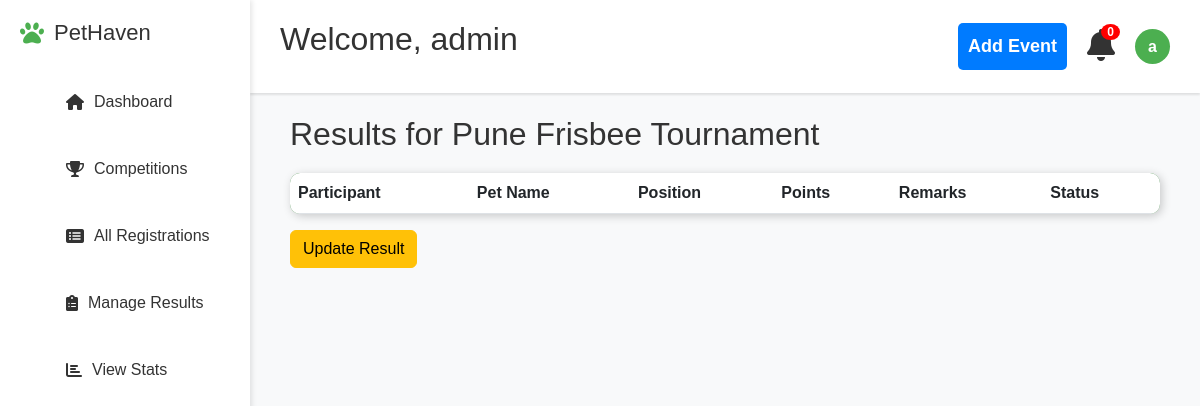
The page /event/6/results (signed in) on the database its author committed.
### models.py (models this page shows)
class User(db.Model, UserMixin):
    id = db.Column(db.Integer, primary_key=True)
    username = db.Column(db.String(100), unique=True, nullable=False)
    email = db.Column(db.String(120), unique=True, nullable=False)
    password = db.Column(db.String(60), nullable=False)
    is_admin = db.Column(db.Boolean, default=False)

class Event(db.Model):
    id = db.Column(db.Integer, primary_key=True)
    title = db.Column(db.String(200), nullable=False)
    description = db.Column(db.Text, nullable=False)
    date = db.Column(db.String(50), nullable=False)
    location=db.Column(db.String(250),nullable=False)
    prizes=db.Column(db.String(200),nullable=False)
    eligibility=db.Column(db.String(250),nullable=False)
    fee = db.Column(db.Float, default=500)
    image_filename = db.Column(db.String(200), nullable=False, default="default.jpg")

### app.py (the view)
@app.route('/event/<int:event_id>/results')
@login_required
def view_results(event_id):
    if not current_user.is_admin:
        flash("Access denied.", "danger")
        return redirect(url_for('home'))
    event = Event.query.get_or_404(event_id)
    results = Result.query.join(Registration).filter(Registration.event_id == event_id).all()
    return render_template('view_results.html', event=event, results=results)

### app.py (called while the page is built)
@login_manager.user_loader
def load_user(user_id):
    return db.session.get(User, int(user_id))

### templates/view_results.html (shortened to what this page needs)
{% extends "base.html" %}
{% block content %}
<h2>Results for {{ event.title }}</h2>
<table class="table">
    <thead>
        <tr>
            <th>Participant</th>
            <th>Pet Name</th>
            <th>Position</th>
            <th>Points</th>
            <th>Remarks</th>
            <th>Status</th>
        </tr>
    </thead>
</table>
<a href="{{ url_for('update_result', event_id=event.id) }}" class="btn btn-warning">Update Result</a>
{% endblock %}

### templates/base.html (shortened to what this page needs)
<!DOCTYPE html>
<html lang="en">
<head>
    <link rel="stylesheet" href="https://cdnjs.cloudflare.com/ajax/libs/font-awesome/6.0.0/css/all.min.css">
    <link href="https://cdn.jsdelivr.net/npm/bootstrap@5.3.0/dist/css/bootstrap.min.css" rel="stylesheet">
    <link rel="stylesheet" href="{{ url_for('static', filename='css/style.css') }}">
</head>
<body>
    {% if current_user.is_authenticated %}
        <div class="navbar" id="navbar">
            <h2>Welcome, {{ current_user.username }}</h2>
            <div class="nav-right">
                {% if current_user.is_admin %}
                    <a href="{{ url_for('add_event') }}" class="add-event-btn"> Add  Event</a>
                    {% endif %}
                <div class="notification">
                    <i class="fas fa-bell fa-2x"></i>
                    <span class="badge">0</span>
                </div>
                <div class="profile-dropdown">
                    <div class="profile" onclick="toggleDropdown()">
                        <div class="profile-pic">{{ current_user.username[0] }}</div>
                    </div>
                </div>
            </div>
            </div>
            <div class="sidebar" id="sidebar">
                <div class="logo">
                    <i class="fas fa-paw"></i>
                    <h2>PetHaven</h2>
                </div>
                <ul class="nav-menu">
                    <li class="nav-item {% if request.endpoint == 'dashboard' %}active{% endif %}">
                        <a href="{{ url_for('dashboard') }}"><i class="fas fa-home"></i> Dashboard</a>
                    </li>
                    <li class="nav-item {% if request.endpoint == 'competitions' %}active{% endif %}">
                        <a href="{{ url_for('competitions') }}"><i class="fas fa-trophy"></i> Competitions</a>
                    </li>
                    <li class="nav-item {% if request.endpoint == 'registrations' %}active{% endif %}">
                        {% if current_user.is_admin %}
                            <a href="{{ url_for('all_registrations') }}"><i class="fas fa-list-alt"></i> All Registrations</a>
                        {% else %}
                            <a href="{{ url_for('registrations') }}"><i class="fas fa-calendar-check"></i> My Registrations</a>
                        {% endif %}
                    </li>
                    {% if current_user.is_admin %}
                    <li class="nav-item {% if request.endpoint == 'manage_results' %}active{% endif %}">
                        <a href="{{ url_for('manage_results') }}"><i class="fas fa-clipboard-list"></i> Manage Results</a>
                    </li>
                    {% endif %}
                    {% if current_user.is_admin %}
                    <li class="nav-item {% if request.endpoint == 'event_statistics' %}active{% endif %}">
                        <a href="{{ url_for('event_statistics') }}">
                            <i class="fas fa-chart-bar"></i> View Stats
                        </a>
                    </li>
                    {% endif %}
                </ul>
            </div>
    {% endif %}
    <div class="main-content">
        {% block content %}{% endblock %}
    </div>
</body>
</html>

### static/css/style.css (style rules this page uses)
body { font-family: 'Poppins', Arial, sans-serif; margin: 0px; padding: 0; margin-top: 75px; background-color: #f8f9fa; height: 100vh; color: #333; }
.sidebar { position: fixed; left: 0; top: 0; height: 100%; width: 250px; background: white; box-shadow: 2px 0 5px rgba(0,0,0,0.1); padding: 20px; z-index: 990; transform: translateX(0); transition: transform 0.3s ease-in-out; }
.logo { display: flex; align-items: center; gap: 10px; margin-bottom: 30px; }
.logo i { color: #4CAF50; font-size: 24px; }
.logo h2 { font-size: 22px; margin: 0; }
.nav-menu { list-style: none; }
.nav-item { margin: 15px 0; padding: 12px; border-radius: 8px; cursor: pointer; }
.nav-item a { text-decoration: none; color: inherit; display: flex; align-items: center; width: 100%; padding: 2px; background-color: none; }
.nav-item i { margin-right: 10px; }
.navbar { position: fixed; left: 250px; top: 0; width: calc(100% - 250px); display: flex; align-items: center; background: white; padding: 15px 30px; z-index: 100; box-shadow: 0 2px 2px rgba(0,0,0,0.1); transition: left 0.3s ease-in-out, width 0.3s ease-in-out; }
.navbar h2 { flex: 1; padding-top: 5px; text-align: start; }
.nav-right { display: flex; align-items: center; gap: 20px; }
.notification { position: relative; cursor: pointer; }
.badge { position: absolute; top: -5px; right: -5px; background: red; color: white; padding: 2px 6px; border-radius: 50%; font-size: 12px; }
.profile { display: flex; align-items: center; gap: 10px; }
.profile-pic { width: 35px; height: 35px; border-radius: 50%; background: #4CAF50; display: flex; align-items: center; justify-content: center; color: white; font-weight: bold; }
.main-content { margin-left: 250px; padding: 40px; z-index: 10000; min-width: 500px; width: calc(100% - 250px); }
.profile-dropdown { position: relative; cursor: pointer; }
.profile { display: flex; align-items: center; gap: 10px; cursor: pointer; }
.add-event-btn { display: inline-block; background: #1d1de4; color: white; padding: 10px 20px; border-radius: 5px; text-decoration: none; font-weight: bold; transition: background 0.3s; border: none; cursor: pointer; }
.table { background: white; border-radius: 10px; overflow: hidden; box-shadow: 2px 2px 10px rgba(0, 0, 0, 0.2); }
thead { background: #2e7d32; color: white; }
h2 { margin-bottom: 20px; }
.add-event-btn { width: 100%; background-color: #007bff; color: white; padding: 10px; font-size: 18px; border: none; border-radius: 5px; cursor: pointer; transition: background 0.3s ease; }

### rows shown on the page
User: username "admin", username "a"
Event: title "Pune Frisbee Tournament"
